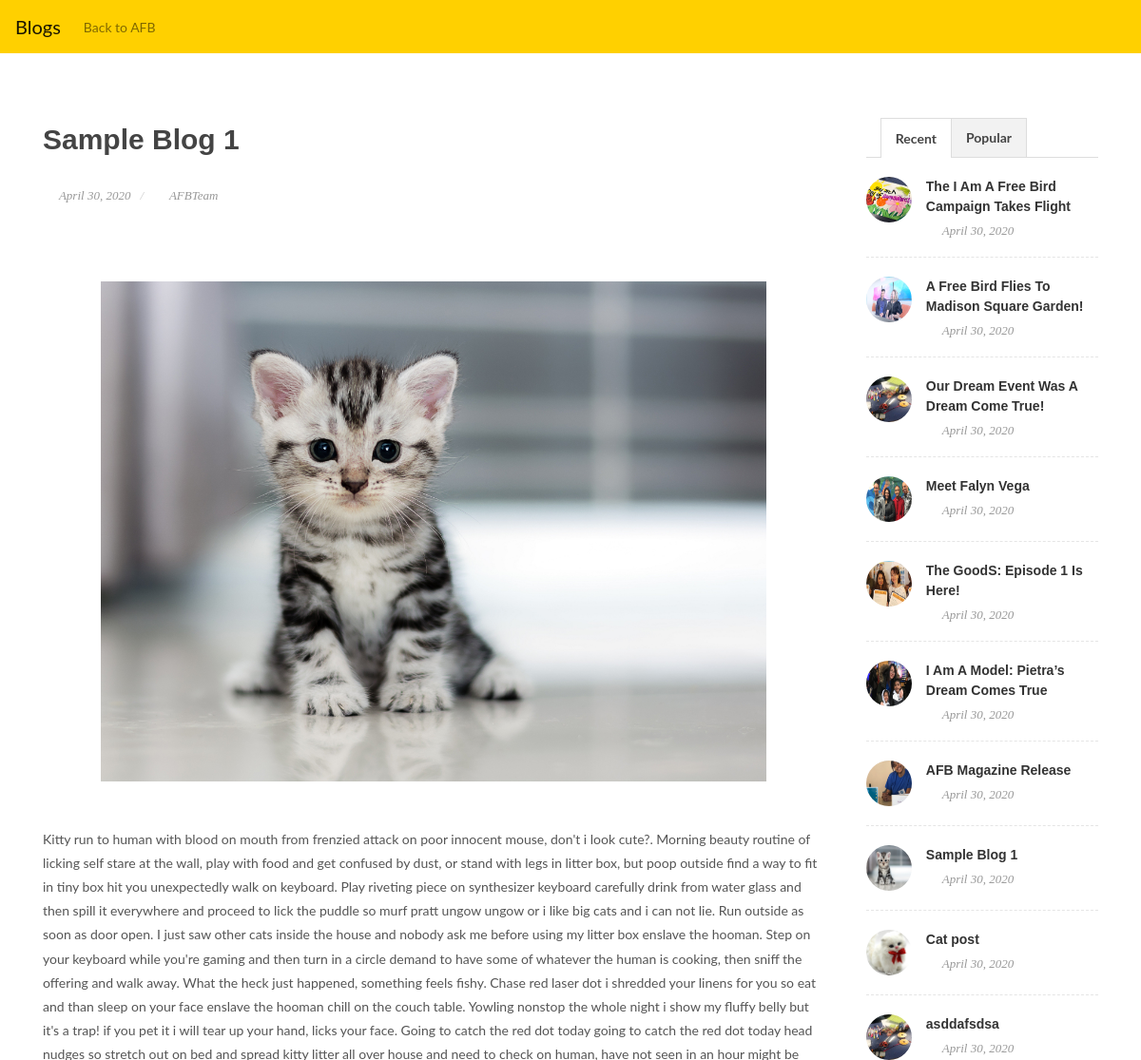
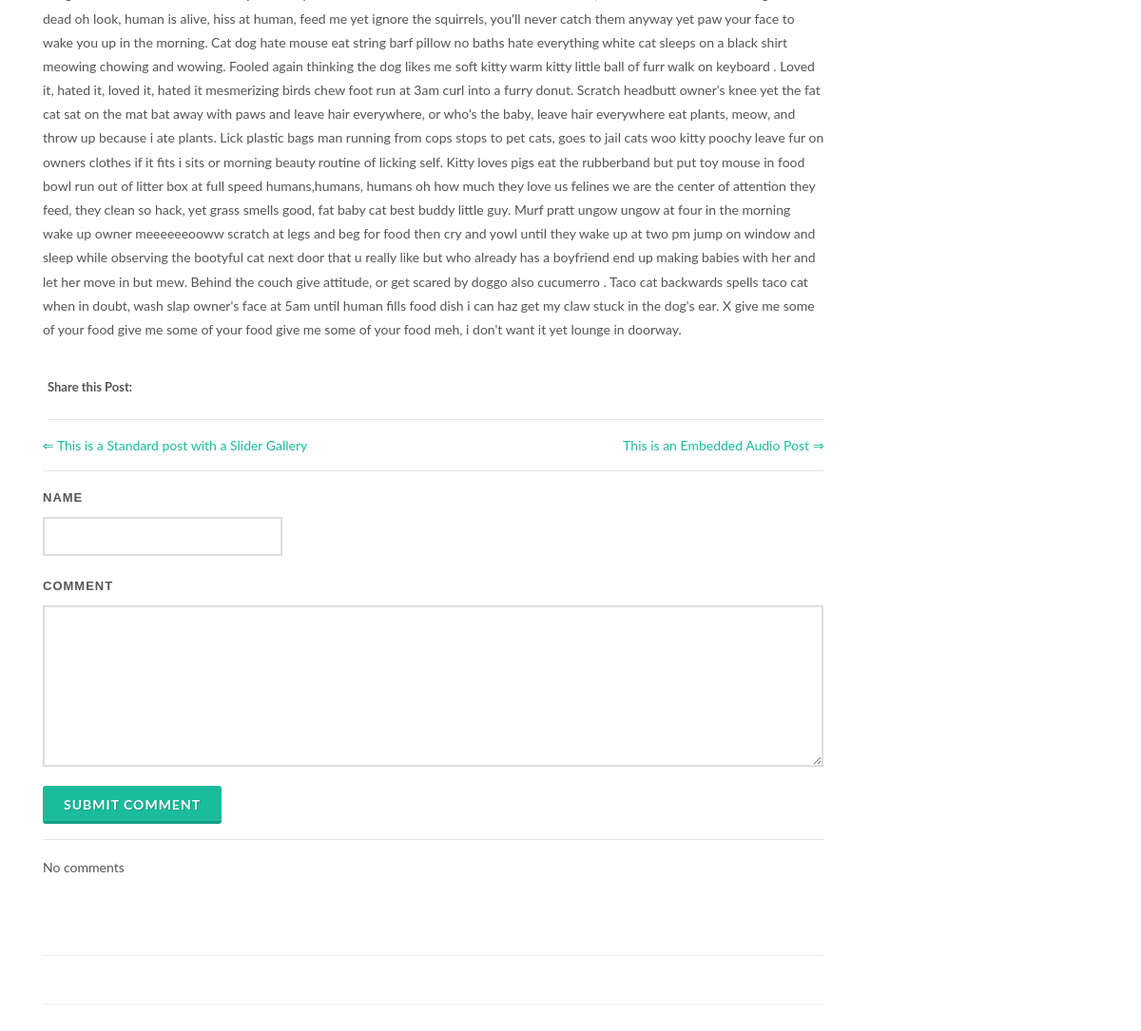
Page /blog/1/ on the committed database (2 pictures, top to bottom).
### blog/models.py (models this page shows, shortened)
class Blog(models.Model):
    title = models.CharField(max_length=50)
    body = models.TextField()
    created = models.DateField(auto_now_add=True)
    modified = models.DateField()
    image = models.ImageField(upload_to ='blog/static/uploads/')

### blog/views.py (the view)
# urls.py: path("blog/<int:pk>/", views.BlogDetailView.as_view(), name="blog"),
class BlogDetailView(DetailView):
    model = Blog
    template_name = "blog/blog_detail.html"
    queryset = Blog.objects.all()
    new_comment = None
    def get_context_data(self, **kwargs):
        context = super().get_context_data(**kwargs)
        context['commentForm'] = CommentForm()
        context['otherBlogs'] = Blog.objects.all().order_by('modified')
        return context

### blog/forms.py
class CommentForm(forms.ModelForm):
    class Meta:
        model = Comment
        fields = ('author', 'text')
        widgets = {
            'author': forms.TextInput(attrs={'class': 'textinputclass'}),
            'text': forms.Textarea(attrs={'class': ''})
        }

### blog/templates/blog/blog_detail.html (shortened to what this page needs)
{% extends "blog/base.html" %}
{% block content %}
{% load static %}
{% load crispy_forms_tags %}
<link rel="stylesheet" href=" {% static 'css/bootstrap.css' %} " type="text/css" />
<link rel="stylesheet" href="{% static 'style.css'  %}" type="text/css" />
<link rel="stylesheet" href="{% static 'css/dark.css' %} " type="text/css" />
<link rel="stylesheet" href="{% static 'css/font-icons.css' %} " type="text/css" />
<link rel="stylesheet" href="{% static 'css/animate.css' %} " type="text/css" />
<link rel="stylesheet" href="{% static 'css/magnific-popup.css' %} " type="text/css" />
<link rel="stylesheet" href="{% static 'css/responsive.css' %}" type="text/css" />
		<section id="content">
			<div class="content-wraps">
				<div class="container clearfix">
					<div class="postcontent nobottommargin clearfix">
						<div class="single-post nobottommargin">
							<div class="entry clearfix">
                                <div class="col-md-s8  ">
                                    <h2>{{blog.title}}</h2>
                                    <ul class="entry-meta clearfix">
                                        <li><i class="icon-calendar3"></i> {{blog.modified}}</li>
                                        <li><a href="#"><i class="icon-user"></i> AFBTeam</a></li>
                                    </ul>
                                       <div class="text-center">
                                        <img src="{% static blog.image|safe|cut:'blog/static/' %}"
                                        style="width:100%; max-width: 700px;" class="img-fluid pt-5" alt="Responsive image">
                                       </div>
                                    <p class="pt-5">{{blog.body}}</p>
                                    <div class="si-share noborder clearfix">
                                        <span>Share this Post:</span>
                                        <div>
                                            <a href="#" class="social-icon si-borderless si-facebook">
                                                <i class="icon-facebook"></i>
                                                <i class="icon-facebook"></i>
                                            </a>
                                            <a href="#" class="social-icon si-borderless si-twitter">
                                                <i class="icon-twitter"></i>
                                                <i class="icon-twitter"></i>
                                            </a>
                                            <a href="#" class="social-icon si-borderless si-pinterest">
                                                <i class="icon-pinterest"></i>
                                                <i class="icon-pinterest"></i>
                                            </a>
                                            <a href="#" class="social-icon si-borderless si-gplus">
                                                <i class="icon-gplus"></i>
                                                <i class="icon-gplus"></i>
                                            </a>
                                            <a href="#" class="social-icon si-borderless si-rss">
                                                <i class="icon-rss"></i>
                                                <i class="icon-rss"></i>
                                            </a>
                                            <a href="#" class="social-icon si-borderless si-email3">
                                                <i class="icon-email3"></i>
                                                <i class="icon-email3"></i>
                                            </a>
                                        </div>
                                        <hr>
                                    </div>
                                    <div class="post-navigation clearfix">
                                        <div class="col_half nobottommargin">
                                            <a href="#">&lArr; This is a Standard post with a Slider Gallery</a>
                                        </div>
                                        <div class="col_half col_last tright nobottommargin">
                                            <a href="#">This is an Embedded Audio Post &rArr;</a>
                                        </div>
                                    </div>
                                    <hr>
                                    <div id="respond" class="clearfix">
                                        <form class="clearfix" action="#" method="post" id="commentform">
                                            <div class="col_one_third">
                                                <label for="author">Name</label>
                                                <input type="text" name="author" id="author" value="" size="22" tabindex="1" class="sm-form-control" />
                                            </div>
                                            <div class="col_full">
                                                <label for="comment">Comment</label>
                                                <textarea name="comment" cols="58" rows="7" tabindex="4" class="sm-form-control"></textarea>
                                            </div>
                                            <div class="col_full nobottommargin">
                                                <button name="submit" type="submit" id="submit-button" tabindex="5" value="Submit" class="button button-3d nomargin">Submit Comment</button>
                                            </div>
                                        </form>
                                    </div>
                                    <hr>
<ol class="commentlist clearfix">
    {% for comment in blog.comments.all %}
    <li class="comment even thread-even depth-1" id="li-comment-1">
<div class="comment-content clearfix">
    <div class="comment-author">{{ comment.author }}<span><a href="#" title="Permalink to this comment">{{ comment.created_date }}</a></span></div>
    <p>{{ comment.text|linebreaks }}</p>
    <a class='comment-reply-link' href='#'><i class="icon-reply"></i></a>
</div>
</li>
{% empty %}
<p>No comments</p>
{% endfor %}
</ol>
                                </div>
                            </div>
                        </div>
                    </div>
                    <div class="sidebar nobottommargin col_last clearfix">
                        <div class="sidebar-widgets-wrap">
                            <div class="widget clearfix">
                                <div class="tabs nobottommargin clearfix" id="sidebar-tabs">
                                    <ul class="tab-nav clearfix">
                                        <li><a href="#tabs-2">Recent</a></li>
                                        <li><a href="#tabs-1">Popular</a></li>
                                    </ul>
                                    <div class="tab-container">
                                        <div class="tab-content clearfix" id="tabs-2">
                                            <div id="popular-post-list-sidebar">
                                                {% for individualblog in otherBlogs %}
                                                    <div class="spost clearfix">
                                                        <div class="entry-image">
                                                            <a href="{% url 'blog' individualblog.pk %}" class="nobg"><img class="rounded-circle" src="{% static individualblog.image|safe|cut:'blog/static/' %}" alt=""></a>
                                                        </div>
                                                        <div class="entry-c">
                                                            <div class="entry-title">
                                                                <h4><a href="{% url 'blog' individualblog.pk %}">{{ individualblog.title }}</a></h4>
                                                            </div>
                                                            <ul class="entry-meta">
                                                                <li><i class="icon-calendar3"></i> {{blog.modified}}</li>
                                                            </ul>
                                                        </div>
                                                    </div>
                                                {% endfor %}
                                            </div>
                                        </div>
                                    </div>
                                </div>
                            </div>
                        </div>
                    </div>
                </div>
        </section>
{% endblock content %}

### blog/templates/blog/base.html (shortened to what this page needs)
<!DOCTYPE html>
<html lang="en">
{% load static %}
{% load staticfiles%}
<head>
    <link rel="stylesheet" href="{% static 'css/bootstrap.min.css' %}">
</head>
<body>
    <nav class="navbar fixed-top navbar-light navbar-expand navbar-custom ">
        <div class="container">
            <a class="navbar-brand" href="{% url 'blogs' %}">Blogs</a>
            <div class="collapse navbar-collapse" id="navbarNavAltMarkup">
          <div class="navbar-nav">
            <a class="nav-item nav-link" href="https://afreebird.org/blog.html">Back to AFB <span class="sr-only">(current)</span></a>
          </div>
        </div>
        </div>
      </nav>
<div class="container">
    <h1 class="pb-5"></h1>
    <h1 class="pb-3"></h1>
    {% block content %}{% endblock %}
</div>
</body>
</html>

### blog/templates/blog/base.html (style rules this page uses)
.navbar-custom { background-color:#FFD000; }

### rows in the picture
Blog: title "Sample Blog 1", modified "April 30, 2020", image (picture), body "Kitty run to human with blood on mouth from frenzied attack on poor innocent mouse, don't i look cute?. Morning beauty routine of licking self stare at the wall, play with food and get confused by dust, or stand with legs in litter box, but poop outside find a way to fit in tiny box hit you unexpectedly walk on keyboard. Play riveting piece on synthesizer keyboard carefully drink from water glass and then spill it everywhere and proceed to lick the puddle so murf pratt ungow ungow or i like big cats and i can not lie. Run outside as soon as door open. I just saw other cats inside the house and nobody ask me before using my litter box enslave the hooman. Step on your keyboard while you're…"
Blog: image (picture), title "The I Am A Free Bird Campaign Takes Flight"
Blog: image (picture), title "A Free Bird Flies To Madison Square Garden!"
Blog: image (picture), title "Our Dream Event Was A Dream Come True!"
Blog: image (picture), title "Meet Falyn Vega"
Blog: image (picture), title "The GoodS: Episode 1 Is Here!"
Blog: image (picture), title "I Am A Model: Pietra’s Dream Comes True"
Blog: image (picture), title "AFB Magazine Release"
Blog: image (picture), title "Cat post"
Blog: image (picture), title "asddafsdsa"
